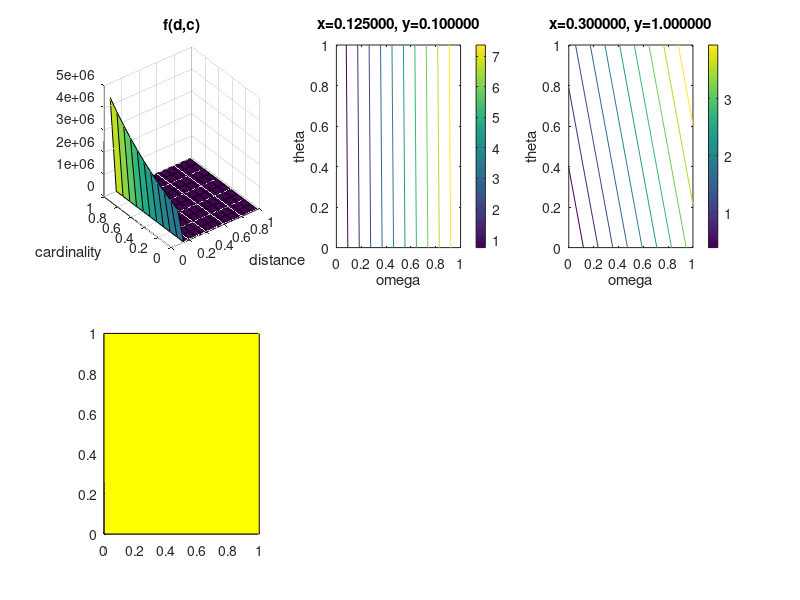

Source code (MATLAB): (Note: this script raises an error after producing the figure.)
%d = [80 40 10]';
%c = [100 40 10]';

%d_pmt = perms(d)
%c_pmt = perms(c)

%omega = 0.5;
%theta = 0.5;

%d_norm = d_pmt./max(d_pmt(:))
%c_norm = c_pmt./max(c_pmt(:))

%s = omega*(1./d_norm)+theta*c_norm

%s_final = [s d_pmt c_pmt]

d_c = [80 100; 40 40; 10 25];

omega = 0.1;
theta = 0.1;

d_c_perm = perms(d_c);

[m, n] = size(d_c_perm)

d = d_c_perm(:,1:n/2);
c = d_c_perm(:,(n/2)+1:n);

for i=1:m
    d_norm(i,:) = d(i,:)./max(d(i,:));
    c_norm(i,:) = c(i,:)./max(c(i,:));
end

s = omega*(1./d_norm)+theta*c_norm;

s_final = [s d_norm c_norm]

x_2 = 0.125;
y_2 = 0.1;
str2 = sprintf('x=%f, y=%f', x_2, y_2);

x_3 = 0.3;
y_3 = 1;
str3 = sprintf('x=%f, y=%f', x_3, y_3);

figure(1)
subplot(2, 3, 1)
[X,Y] = meshgrid(0:0.07:1, 0:0.1:1);
%Z = X .* exp(-X.^2 - Y.^2);
%Z = omega*(1./X)+theta*Y;
%Z = (1-omega*X)+theta*Y;
Z = exp(1./X).*exp(Y);
surf(X,Y,Z)

title('f(d,c)');
xlabel('distance')
ylabel('cardinality')

x = 0.9;
y = 1;
str = sprintf('x=%f, y=%f', x_2, y_2);

subplot(2,3, 2)
[O,T] = meshgrid(0:1, 0:1);
%P = O*(1/0.9)+T*1;
contour(O, T, O*(1/x_2)+T*y_2)
title(str);
xlabel('omega')
ylabel('theta')
colorbar
%surf(O,T,P)



x = 0.125;
y = 1;
str = sprintf('x=%f, y=%f', x_3, y_3);
subplot(2,3, 3)
[O,T] = meshgrid(0:1, 0:1);
%P = O*(1/0.9)+T*1;
contour(O, T, O*(1/x_3)+T*y_3)
title(str);
axis('tight')
xlabel('omega')
ylabel('theta')
colorbar


%x_1 = 1;
%y_1 = 1;
%str1 = sprintf('x=%f, y=%f', x_1, y_1);

%x_4 = 0.125;
%y_4 = 0.1;
%str4 = sprintf('x=%f, y=%f', x_4, y_4);

subplot(2,3, 4)
%figure(2)
[O,T] = meshgrid(0:1, 0:1);
%P = O*(1/x_1)+T*y_1
%s1 = surf(O,T,P, 'FaceColor', [255,0,0]/255)
%alpha(s1, 0.3)

hold on

Q = O*(1/x_2)+T*y_2
s2 = surf(O,T,Q,'FaceColor', [255,255,0]/255)
alpha(s2, 0.3)

hold on

Q = O*(1/x_3)+T*y_3
s3 = surf(O,T,Q,'FaceColor', [0,0,255]/255)
alpha(s3, 0.3)

%hold on

%Q = O*(1/x_4)+T*y_4
%s4 = surf(O,T,Q,'FaceColor', [0,255,255]/255)
%alpha(s4, 0.3)

title(str);
xlabel('omega')
ylabel('theta')

legend([s2, s3], {str2, str3});
%title(str);
%xlabel('omega')
%ylabel('theta')
%zlim(0:20)
